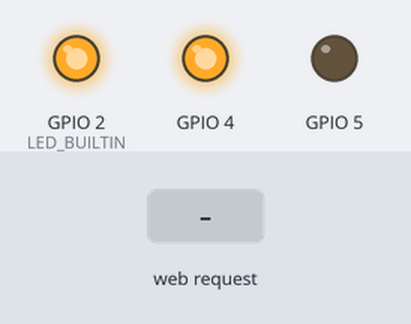
Bench run of a sketch on a simulated ESP8266 (NodeMCU). Shown: output pins drawn as LEDs (lit = HIGH, except the on-board LED, lit = LOW). The inputs (shaded band) are chosen by the test bench. WiFi joins after 1.5 s; servers stay silent unless stated; what the sketch prints to the serial monitor is not drawn.

Above: at 3.7 s.
3.8 s: HTTP request GET /LEDblink received
At 3.9 s:
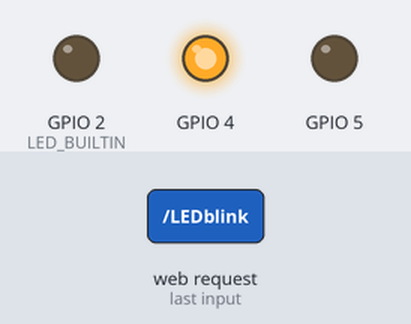
5.5 s: HTTP request GET /LEDOn received
At 6.1 s:
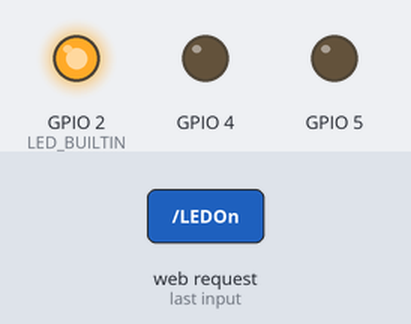
Timing chart, 0 to 8.5 s (numbered marks = the images above; inputs shaded):
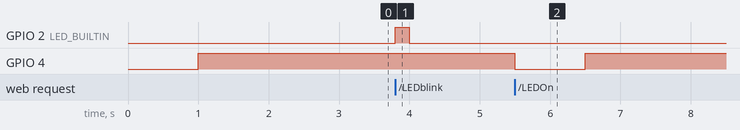

Measured:
- after the input at 3.8 s, GPIO 2 (LED_BUILTIN): LOW → HIGH at once, → LOW 0.20 s later
- after the input at 5.5 s, GPIO 4: HIGH → LOW at once, → HIGH 1.0 s later

The sketch:

14_wifi_connect_control.ino
```cpp
// (licence header left out)
#include <ESP8266WiFi.h>
#include <WiFiClient.h>
#include <ESP8266WebServer.h>

const char* ssid = "ifmg4.0";
const char* password = "password";

ESP8266WebServer server(80);

//String page = "";
int LEDPin = 13;

String page = "<h1>IFMG 4.0 Controle do Portao Eletronico</h1><p><a href=\"LEDblink\"><button style='height:200px;width:400px;font-size:50px'>ABRIR/FECHAR</button></a></p>";

void handleRoot() {
  server.send(200, "text/html", page);

  //server.send(200, "text/html", "<h1>You are connected</h1>");
}

void setup() {
  Serial.begin(115200);
  delay(1000);

   //prepare LED_BUILTIN
  pinMode(LED_BUILTIN, OUTPUT);
  digitalWrite(LED_BUILTIN, LOW);


  // prepare GPIO2
  pinMode(4, OUTPUT);
  digitalWrite(4, 1);

  pinMode(5, OUTPUT);
  digitalWrite(5, 0);

  // Connect to WiFi network
  Serial.println();
  Serial.println();
  Serial.print("Connecting to ");
  Serial.println(ssid);

  WiFi.begin(ssid, password);

  while (WiFi.status() != WL_CONNECTED) {
    delay(500);
    Serial.print(".");
  }

  Serial.println("");
  Serial.println("WiFi connected");

  // Start the server
  //server.begin();
  Serial.println("Server started");
  Serial.println(WiFi.localIP());


  server.on("/", handleRoot);
  server.on("/LEDOn", [](){
    server.send(200, "text/html", page);
    digitalWrite(4, LOW);
    Serial.println("LED ON");
    delay(1000);
    digitalWrite(4, HIGH);
    Serial.println("LED ON");
    delay(1000);

  });
  server.on("/LEDOff", [](){
    server.send(200, "text/html", page);
    digitalWrite(4, LOW);
    Serial.println("LED ON");
    delay(1000);
    digitalWrite(4, HIGH);
    Serial.println("LED ON");
    delay(1000);
  });
  server.on("/LEDblink", [](){
    server.send(200, "text/html", page);
    //IF LOW
    if (digitalRead(LED_BUILTIN)==0){
      Serial.println("Entered IF LOW - LED ON");
      digitalWrite(LED_BUILTIN, HIGH);
      delay(200);
      digitalWrite(LED_BUILTIN, LOW);
      delay(200);
    }
    //IF HIGH
     if (digitalRead(LED_BUILTIN)==1){
      Serial.println("Entered IF HIGH - LED OFF");
      digitalWrite(LED_BUILTIN, LOW);
      delay(200);
      digitalWrite(LED_BUILTIN, HIGH);
      delay(200);
    }
    //digitalWrite(LED_BUILTIN, LOW);
    //delay(200);
    //digitalWrite(LED_BUILTIN, HIGH);
    //delay(200);
  });
  server.begin();

  Serial.println("HTTP server started");

}

void loop() {
  server.handleClient();
}
```
